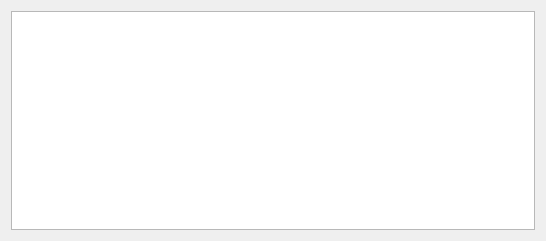
<?xml version="1.0" encoding="UTF-8"?>
<ui version="4.0">
 <class>Widget</class>
 <widget class="QWidget" name="Widget">
  <property name="geometry">
   <rect>
    <x>0</x>
    <y>0</y>
    <width>546</width>
    <height>241</height>
   </rect>
  </property>
  <property name="windowTitle">
   <string>Widget</string>
  </property>
  <layout class="QVBoxLayout" name="verticalLayout">
   <item>
    <widget class="QTableView" name="tableView"/>
   </item>
  </layout>
 </widget>
 <resources/>
 <connections/>
</ui>
